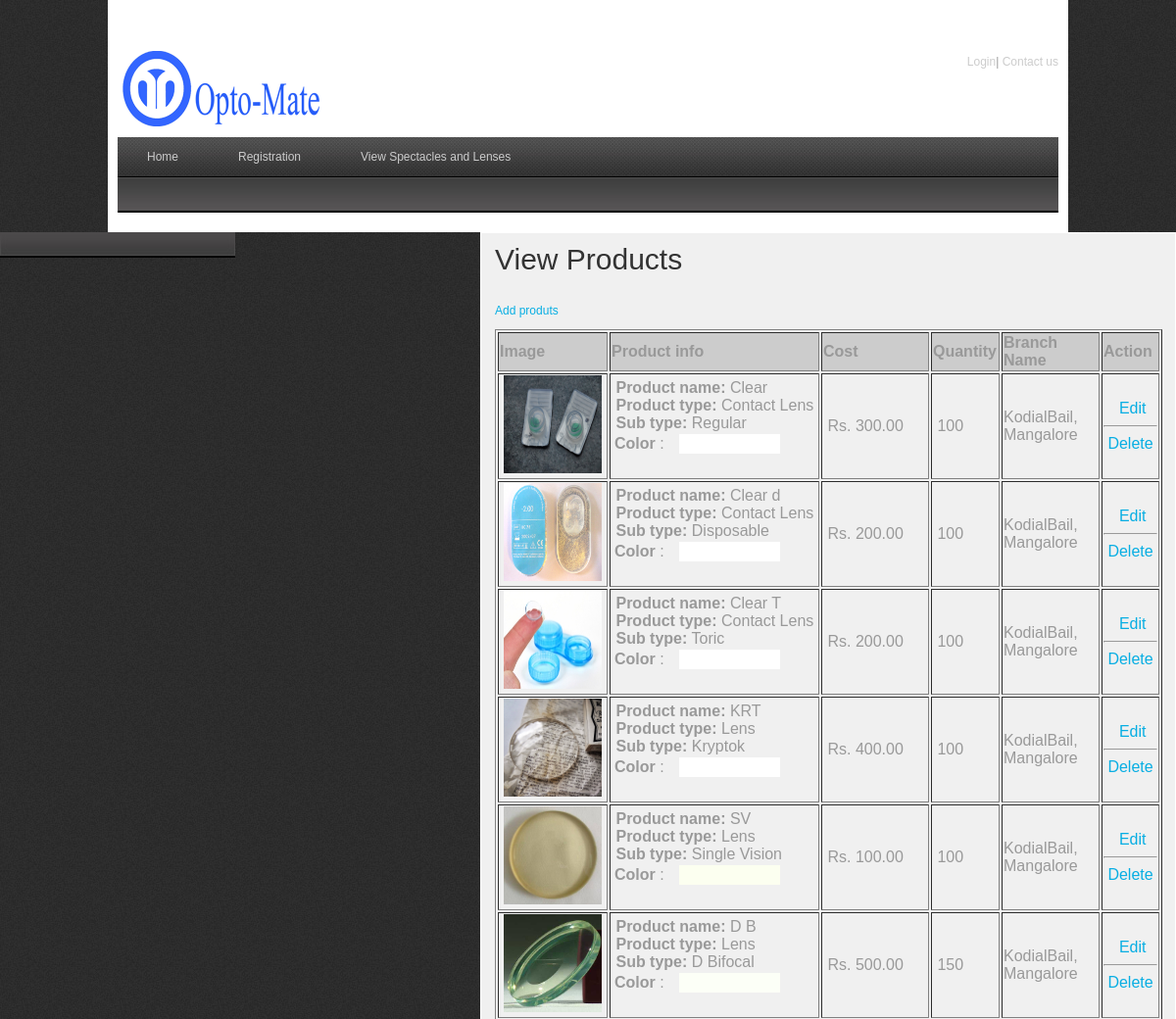
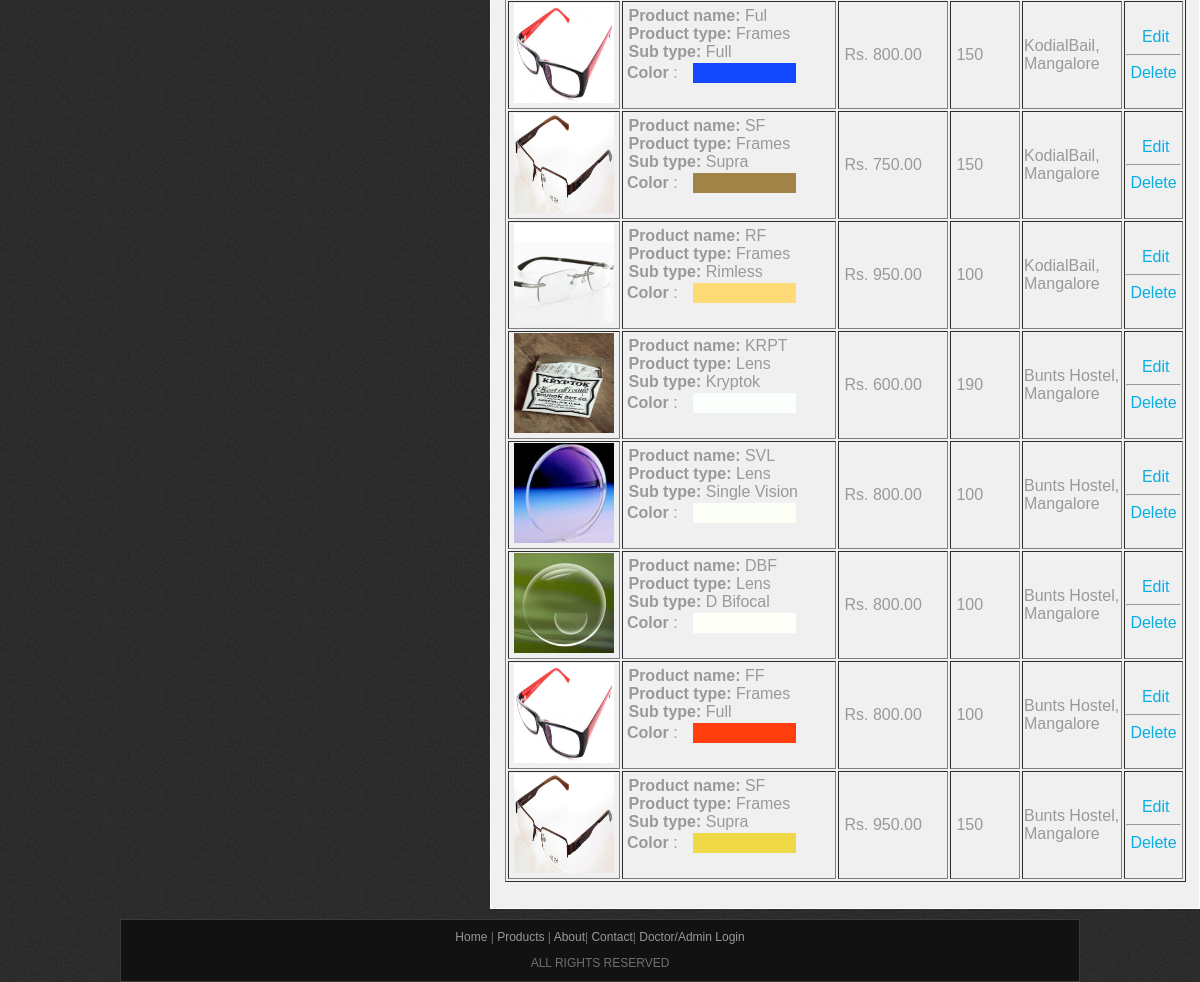
/viewproducts.php, run on the app's committed database (2 pictures, top to bottom).
### tables this page shows
CREATE TABLE IF NOT EXISTS `products` (
  `prod_id` int(10) NOT NULL AUTO_INCREMENT,
  `branch_id` int(10) NOT NULL,
  `name` varchar(50) NOT NULL,
  `product_type` varchar(50) NOT NULL,
  `sub_type` varchar(25) NOT NULL,
  `image` varchar(100) NOT NULL,
  `color` varchar(20) NOT NULL,
  `cost` double(10,2) NOT NULL,
  `quantity` int(10) NOT NULL,
  PRIMARY KEY (`prod_id`)
);

CREATE TABLE IF NOT EXISTS `branch` (
  `branch_id` int(10) NOT NULL AUTO_INCREMENT,
  `branch_name` varchar(30) NOT NULL,
  `description` varchar(50) NOT NULL,
  PRIMARY KEY (`branch_id`)
);

### viewproducts.php (the view, shortened to what this page needs)
<?php
include("includes/header.php");
?>
    <div id="templatemo_main">
   		<div id="sidebar" class="float_l">
        	<div class="sidebar_box"><span class="bottom"></span>
            </div>
   		</div>
        <div id="content" class="float_r">
        <h1>View Products</h1>
        <p><a href="addproduct.php">Add produts</a></p>
        <form action="" method="post" enctype="multipart/form-data" name="adprod" id="adprod" onsubmit="return validation()">
          <table width="681" border="1">
            <tr bgcolor="#CCCCCC">
              <td width="108"><strong>Image</strong></td>
              <td width="210"><strong>Product info</strong></td>
              <td width="106"><strong>Cost</strong></td>
              <td width="66"><strong>Quantity</strong></td>
              <td width="96"><strong>Branch Name</strong></td>
              <td width="55"><strong>Action</strong></td>
            </tr>
            <?php
			$resultquery = mysql_query("SELECT * FROM  products");
		while($rowrec = mysql_fetch_array($resultquery))
		{
			?>
            <tr>
              <td>&nbsp;<img src="upload/<?php echo $rowrec[image]; ?>" width="100" height="100"  /></td>
              <td>&nbsp;<strong>Product name: </strong><?php echo $rowrec[name]; ?><br />
             &nbsp;<strong>Product type:</strong> <?php echo $rowrec[product_type]; ?><br />
              &nbsp;<strong>Sub type:</strong> <?php echo $rowrec[sub_type]; ?><br /><table width="174" border="0">
                <tr>
                  <td width="37"><strong>Color</strong> : </td>
                  <td width="68" bgcolor="<?php echo $rowrec[color]; ?>">&nbsp;</td>
                </tr>
              </table>
              <br />
              </td>
              <td>&nbsp;Rs. <?php echo $rowrec[cost]; ?></td>
              <td>&nbsp;<?php echo $rowrec[quantity]; ?></td>
              <td>
			  <?php
$resultquery1 = mysql_query("SELECT * FROM  branch where branch_id='$rowrec[branch_id]'");
$rowrec1 = mysql_fetch_array($resultquery1);
			  echo $rowrec1[branch_name];
			  ?>
              </td>
              <td align="center"		>&nbsp;<?php echo
			  "<a href='addproduct.php?prodid=$rowrec[prod_id]'>Edit</a> <hr>
			  <a href='viewproducts.php?delid=$rowrec[prod_id]'>Delete</a>"; ?></td>
            </tr>
            <?php
		}
		?>
          </table>
        </form>
      </div>
    </div>
<?php
include("includes/footer.php");
?>

### INCLUDES/HEADER.PHP (shortened to what this page needs)
<html>
<head>
<link href="css/templatemo_style.css" rel="stylesheet" type="text/css" />
<link rel="stylesheet" type="text/css" href="css/ddsmoothmenu.css" />
<link rel="stylesheet" type="text/css" media="all" href="css/jquery.dualSlider.0.2.css" />
</head>
<body>
<div id="templatemo_wrapper">
	<div id="templatemo_header">
    	<div id="site_title">
        	<h1><a href="index.php">Opto-Mate</a></h1>
        </div>
        <div id="header_right">
        	<strong><a href="login.php">Login</a></strong>|
	        <strong><a href="#">Contact us</a></strong>
  </div>
    </div>
    <div id="templatemo_menu">
    	<div id="top_nav" class="ddsmoothmenu">
            <ul>
                <?php
				if($_SESSION["logtype"] =="Doctor")
				{
				?>
                 <li><a href="dochome.php"  >Doctor's Home</a></li>
                  <li><a href="#">Patient records</a>
            	    	 <ul>
                         <li><a href="viewpatient.php">View Patient</a></li>
                          <li><a href="addpatient.php">Add patient</a></li>
                        <li><a href="viewappointment.php">View appointments</a></li>
        	          </ul>
                </li>
                  	<?php
				}
				else if($_SESSION["logtype"] =="Patient")
				{
				?>
                 <li><a href="patienthome.php"  >Patient's Home</a></li>
                 <li><a href="setappointment.php"  >Book An Eye Test</a></li>
              	<?php
				}
				else
				{
				?>
                <li><a href="index.php">Home</a></li>
                <li><a href="register.php">Registration</a>
                <li><a href="products.php">View Spectacles and Lenses</a></li>
                <?php
				}
				?>
            </ul>
            <br style="clear: left" />
        </div>
    	</div>
    </div>

### INCLUDES/FOOTER.PHP
<center>
    <div id="templatemo_footer">
    	<p>
			 <?php
				if($_SESSION["logtype"] =="Doctor")
				{
				?>
                 <a href="dochome.php"  >Doctor's Home</a>
              	<?php
				}
				else if($_SESSION["logtype"] =="Administrator")
				{
				?>
                 <a href="adminhome.php" >Admin's Home</a>
                  	<?php
				}
				else if($_SESSION["logtype"] =="Patient")
				{
				?>
                <a href="patienthome.php"  >Patient's Home</a>
              	<?php
				}
				else
				{
				?>
               <a href="index.php"  >Home</a>
                <?php
				}
				?> | <a href="products.php">Products</a> | <a href="about.php">About</a>| <a href="contact.php">Contact</a>| <a href="doclogin.php">
            Doctor/Admin Login</a>
		</p>
                     ALL RIGHTS RESERVED
</div>
</center>
</body>
</html>

### CSS/templatemo_style.css (style rules this page uses)
body { margin: 0; padding: 0; color: #999; font-family: Tahoma, Geneva, sans-serif; font-size: 12px; line-height: 1.4em; background-color: #2e2e2e; background-repeat: repeat; background-image: url(../images/templatemo_body.jpg) }
a, a:link, a:visited { color: #08aee3; font-weight: normal; text-decoration: none; }
p { margin: 0 0 10px 0; padding: 0; }
img { border: none; }
h1, h2, h3, h4, h5, h6 { color: #333; font-weight: normal; }
h1 { font-size: 30px; margin: 0 0 30px; padding: 5px 0; }
.float_l { float: left }
.float_r { float: right }
#templatemo_wrapper { width: 960px; margin: 0 auto; padding: 0 10px 10px; background-color:#FFF; }
#templatemo_header { width: 100%; padding: 50px 0 10px; }
#templatemo_menu { width: 100%; height: 77px; margin-bottom: 10px; background: url(../images/templatemo_menu.jpg) repeat-x }
#templatemo_main { width: 100%; margin-bottom: 10px; }
#content { width: 680px; background: #f0f0f0; border: 1px solid #fff; padding: 14px; }
#sidebar { width: 240px }
#templatemo_footer { width: 920px; text-align: center; padding: 9px 19px; background: #121212; border: 1px solid #3a3a3a }
#site_title { float: left; }
#site_title h1 { margin: 0; padding: 0; }
#site_title h1 a { display: block; width: 210px; height: 80px; font-size: 12px; text-indent: -10000px; color: #999; text-align: left; background: url(../images/o1.png) no-repeat top left; }
#header_right { float: right; margin-top: 5px; }
#header_right a { color: #ccc; }
.sidebar_box { position: relative; background: #4c4a4a; margin-bottom: 36px; }
.sidebar_box span.bottom { position: absolute; bottom: -26px; left: 0; width: 240px; height: 26px; background: url(../images/templatemo_sidebar_bottom.jpg) }
#templatemo_footer { color: #707070; }
#templatemo_footer a { color: #999; }

### CSS/ddsmoothmenu.css (style rules this page uses)
.ddsmoothmenu ul { z-index:100; margin: 0; padding: 0; list-style-type: none; }
.ddsmoothmenu ul li { position: relative; display: inline; float: left; }
.ddsmoothmenu ul li a { display: block; padding: 0 30px; height: 40px; line-height: 40px; margin-right: 1px; font-size: 12px; color: #ccc; text-decoration: none; outline: none; text-align: center; background: url(images/templatemo_menu_divider.png) right center no-repeat }

### data on the page
products: image (picture), name "Clear", product_type "Contact Lens", sub_type "Regular", cost "300.00", quantity "100", branch.branch_name "KodialBail, Mangalore"
products: image (picture), name "Clear d", product_type "Contact Lens", sub_type "Disposable", cost "200.00", quantity "100", branch.branch_name "KodialBail, Mangalore"
products: image (picture), name "Clear T", product_type "Contact Lens", sub_type "Toric", cost "200.00", quantity "100", branch.branch_name "KodialBail, Mangalore"
products: image (picture), name "KRT", product_type "Lens", sub_type "Kryptok", cost "400.00", quantity "100", branch.branch_name "KodialBail, Mangalore"
products: image (picture), name "SV", product_type "Lens", sub_type "Single Vision", cost "100.00", quantity "100", branch.branch_name "KodialBail, Mangalore"
products: image (picture), name "D B", product_type "Lens", sub_type "D Bifocal", cost "500.00", quantity "150", branch.branch_name "KodialBail, Mangalore"
products: image (picture), name "Ful", product_type "Frames", sub_type "Full", cost "800.00", quantity "150", branch.branch_name "KodialBail, Mangalore"
products: image (picture), name "SF", product_type "Frames", sub_type "Supra", cost "750.00", quantity "150", branch.branch_name "KodialBail, Mangalore"
products: image (picture), name "RF", product_type "Frames", sub_type "Rimless", cost "950.00", quantity "100", branch.branch_name "KodialBail, Mangalore"
products: image (picture), name "KRPT", product_type "Lens", sub_type "Kryptok", cost "600.00", quantity "190", branch.branch_name "Bunts Hostel, Mangalore"
products: image (picture), name "SVL", product_type "Lens", sub_type "Single Vision", cost "800.00", quantity "100", branch.branch_name "Bunts Hostel, Mangalore"
products: image (picture), name "DBF", product_type "Lens", sub_type "D Bifocal", cost "800.00", quantity "100", branch.branch_name "Bunts Hostel, Mangalore"
products: image (picture), name "FF", product_type "Frames", sub_type "Full", cost "800.00", quantity "100", branch.branch_name "Bunts Hostel, Mangalore"
products: image (picture), name "SF", product_type "Frames", sub_type "Supra", cost "950.00", quantity "150", branch.branch_name "Bunts Hostel, Mangalore"
